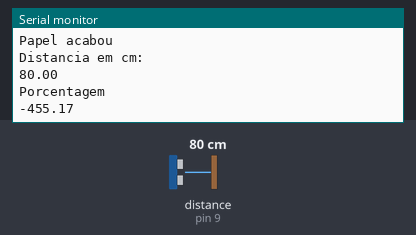
A sketch run on a simulated Arduino Uno, built with avr-gcc and run on an emulated ATmega328P. On the bench: the last lines printed to the serial monitor. The test bench sets the inputs (shaded band); at power-on: distance to the obstacle (sensor on pin 9) 80 cm. The echo pulse lasts 58.3 µs per cm.

Above: at 1.8 s.
1.9 s: distance to the obstacle (sensor on pin 9) set to 2 cm
At 2.8 s:
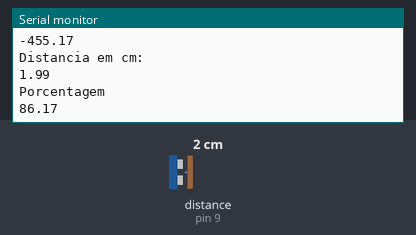
3.4 s: distance to the obstacle (sensor on pin 9) set to 4 cm
At 4.5 s:
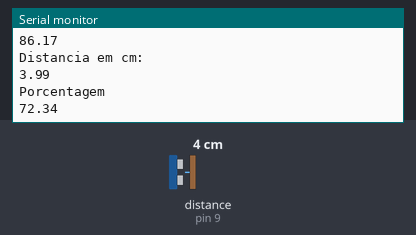
Timing chart, 0 to 6.4 s (numbered marks = the images above; inputs shaded):
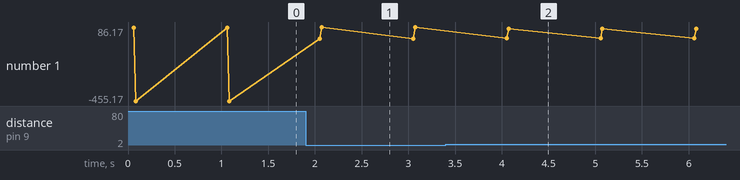

Measured:
- after the input at 1.9 s, the serial monitor: prints a new line after 0.15 s (image 1)
- after the input at 3.4 s, the serial monitor: prints a new line after 0.66 s (image 2)
- plotted number 1: -455.17 → 86.17 after the input at 1.9 s, 86.17 → 72.34 after the input at 3.4 s

The sketch:

sketch_mar18a.ino
```cpp
#include <Ultrasonic.h>
#define Trig 10
#define Echo 9

Ultrasonic ultrasonic(Trig, Echo);

float tamanhoRecipiente = 14.41;

void setup() {
  Serial.begin(9600);
  Serial.println("Lendo dados do sensor...");
}

void loop() {

  float medida;
  float calculoNC = tamanhoRecipiente * 0.7;

  float cmMsec, inMsec;
  long microsec = ultrasonic.timing();
  cmMsec = ultrasonic.convert(microsec, Ultrasonic::CM);
  if (cmMsec >= tamanhoRecipiente) {
    Serial.println("Papel acabou");
  } else if (cmMsec >= (calculoNC)) {
    Serial.println("Nível crítico");

  }

  Serial.println("Distancia em cm: ");
  Serial.println(cmMsec);
  Serial.println("Porcentagem");
  Serial.println((-(cmMsec/tamanhoRecipiente) * 100) + 100 );


  delay(1000);


}
```
